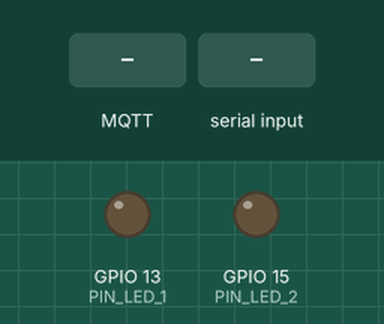
A sketch run on a simulated ESP8266 (NodeMCU). Parts: output pins drawn as LEDs (lit = HIGH). Inputs (shaded band) come from the test bench. WiFi joins after 1.5 s; servers stay silent unless stated; no MQTT or app messages arrive unless stated; what the sketch prints to the serial monitor is not drawn.

Above: at 2.7 s.
2.8 s: MQTT message "1" arrives on the first subscribed topic
At 4.7 s:
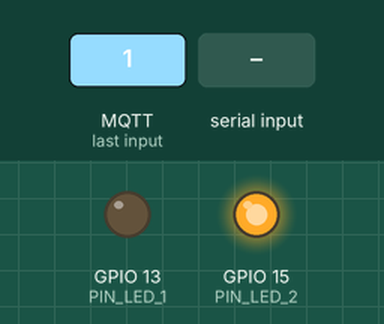
5.5 s: "1" received over Serial
At 8.4 s:
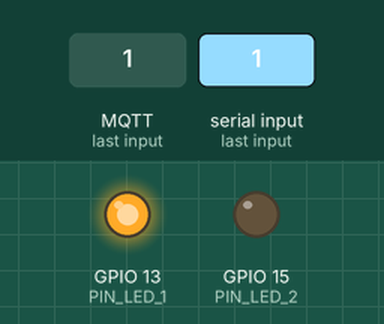
8.5 s: "0" received over Serial
11.5 s: "2" received over Serial
Timing chart, 0 to 15.5 s (numbered marks = the images above; inputs shaded):
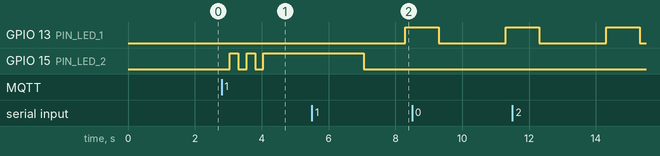

The sketch:

Ascender_led_servidor_amazon.ino
```cpp
#include <ESP8266WiFi.h>
#include <PubSubClient.h>
#include <Wire.h>


const char* SSID          = "SEU ID DA REDE";
const char* PASSWORD      = "SUA SENHA DA REDE";


const char* MQTT_SERVER   = "52.54.175.171";
const int MQTT_PORT       =  1883;
const char* MQTT_USER     = "levi";
const char* MQTT_PASSWORD = "@levi2017";
const char* MQTT_CLIENT   = "ESP8266-Client";

const char* TOPICO_ESCUTA  = "topicoEscuta";
const char* TOPICO_ENVIO   = "topicoEnvio";

const int ACIONAMENTO_LED = 1000;

// GPIO 5 (D1)
const int PIN_LED_1 = 13;
// GPIO 13 (D7)
const int PIN_LED_2 = 15;

String leitura;
char l[3];

WiFiClient espClient;
PubSubClient MQTT(espClient);


void reconnectWiFi() {
  if (WiFi.status() == WL_CONNECTED)
     return;

  Serial.println("Conectando-se na rede: " + String(SSID));
  Serial.println("Aguarde");
  WiFi.begin(SSID, PASSWORD);

  while (WiFi.status() != WL_CONNECTED) {
    delay(500);
    Serial.print(".");
  }

  Serial.println("");
  Serial.println("WiFi conectado");
  Serial.println("Endereco IP: ");
  Serial.println(WiFi.localIP());
}

void callback(char* topic, byte* payload, unsigned int length) {
  String msg;

  for(int i = 0; i < length; i++)
  {
     char c = (char)payload[i];
     msg += c;
  }

 /* Serial.print("Mensagem [");
  Serial.print(topic);
  Serial.print("]: " + msg);
  Serial.println();
*/
  if (msg.equals("1")) {
    acionaLed();
  }
}

void acionaLed() {
   digitalWrite(PIN_LED_1, LOW);
   digitalWrite(PIN_LED_2, LOW);
   delay(ACIONAMENTO_LED/4);
   digitalWrite(PIN_LED_2, HIGH);
   delay(ACIONAMENTO_LED/4);
   digitalWrite(PIN_LED_2, LOW);
   delay(ACIONAMENTO_LED/4);
   digitalWrite(PIN_LED_2, HIGH);
   delay(ACIONAMENTO_LED/4);
   digitalWrite(PIN_LED_2, LOW);
   delay(ACIONAMENTO_LED/4);
   digitalWrite(PIN_LED_2, HIGH);
   delay(ACIONAMENTO_LED*3);
   digitalWrite(PIN_LED_2, LOW);
   delay(ACIONAMENTO_LED/4);
}

void initMQTT() {
  MQTT.setServer(MQTT_SERVER, MQTT_PORT);
  MQTT.setCallback(callback);
}


void reconnectMQTT() {
   while (!MQTT.connected()) {
     // Serial.print("Tentado conectar ao broker MQTT: " + String(MQTT_SERVER) + ":" + String(MQTT_PORT) + " :");
     if (MQTT.connect(MQTT_CLIENT, MQTT_USER, MQTT_PASSWORD)) {
       // Serial.println("conectado");
       // MQTT.publish(TOPICO_ENVIO, "Cliente conectado ao broker");
       MQTT.subscribe(TOPICO_ESCUTA);
     }
     else {
       Serial.print("falha, rc=");
       Serial.print(MQTT.state());
       Serial.println(" tenta novamente após 5 segundos");
       delay(5000);
    }
  }
}

void setup() {
  String id;
  Serial.begin(115200);
  pinMode(PIN_LED_1, OUTPUT);
  pinMode(PIN_LED_2, OUTPUT);
  reconnectWiFi();
  initMQTT();
  Serial.println(F("======================================================"));
  Serial.println(F("Digite seu ID (3 digitos):"));
}


void loop() {

  reconnectWiFi();

  if (!MQTT.connected()) {
    reconnectMQTT();
  }

  MQTT.loop();

  while (Serial.available()>0) {
    leitura = Serial.readString();
    if (leitura != ""){
      Serial.print("id: ");
      leitura.toCharArray(l,4);
      Serial.print(l[0]);
      Serial.print(l[1]);
      Serial.print(l[2]);
      Serial.println();
      digitalWrite(PIN_LED_1, HIGH);
      delay(ACIONAMENTO_LED);
      digitalWrite(PIN_LED_1, LOW);
      delay(ACIONAMENTO_LED);
      MQTT.publish(TOPICO_ENVIO, l);
      Serial.println(F("======================================================"));
      Serial.println(F("Digite seu ID (3 digitos):"));
    }
  }

}
```

Measured:
- after the input at 2.8 s, GPIO 15 (PIN_LED_2): alternates HIGH for 0.25 s and LOW for 0.25 s, 5 changes in all, then stays HIGH, starting after 0.25 s
- after the input at 5.5 s, GPIO 13 (PIN_LED_1): LOW → HIGH after 2.8 s
